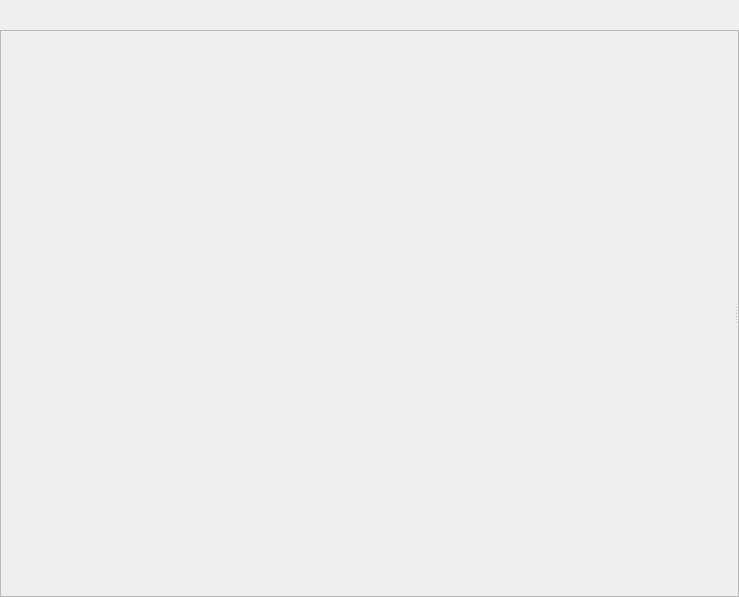
<?xml version="1.0" encoding="UTF-8"?>
<ui version="4.0">
 <class>C_NagMainWindow</class>
 <widget class="QMainWindow" name="C_NagMainWindow">
  <property name="geometry">
   <rect>
    <x>0</x>
    <y>0</y>
    <width>739</width>
    <height>597</height>
   </rect>
  </property>
  <property name="minimumSize">
   <size>
    <width>0</width>
    <height>0</height>
   </size>
  </property>
  <property name="windowTitle">
   <string>C_NagMainWindow</string>
  </property>
  <property name="windowIcon">
   <iconset resource="../application.qrc">
    <normaloff>:/images/openSYDE_logo.ico</normaloff>:/images/openSYDE_logo.ico</iconset>
  </property>
  <widget class="QWidget" name="pc_CentralWidget">
   <layout class="QVBoxLayout" name="verticalLayout">
    <property name="spacing">
     <number>0</number>
    </property>
    <property name="leftMargin">
     <number>0</number>
    </property>
    <property name="topMargin">
     <number>0</number>
    </property>
    <property name="rightMargin">
     <number>0</number>
    </property>
    <property name="bottomMargin">
     <number>0</number>
    </property>
    <item>
     <widget class="stw_opensyde_gui::C_NagServiceModeInfo" name="pc_WidgetServiceModeInfo" native="true">
      <property name="minimumSize">
       <size>
        <width>0</width>
        <height>30</height>
       </size>
      </property>
      <property name="maximumSize">
       <size>
        <width>16777215</width>
        <height>30</height>
       </size>
      </property>
     </widget>
    </item>
    <item>
     <widget class="stw_opensyde_gui_elements::C_OgeSaMain" name="scrollArea">
      <property name="widgetResizable">
       <bool>true</bool>
      </property>
      <widget class="QWidget" name="scrollAreaWidgetContents">
       <property name="geometry">
        <rect>
         <x>0</x>
         <y>0</y>
         <width>737</width>
         <height>565</height>
        </rect>
       </property>
       <layout class="QHBoxLayout" name="horizontalLayout">
        <property name="leftMargin">
         <number>0</number>
        </property>
        <property name="topMargin">
         <number>0</number>
        </property>
        <property name="rightMargin">
         <number>0</number>
        </property>
        <property name="bottomMargin">
         <number>0</number>
        </property>
        <item>
         <widget class="stw_opensyde_gui_elements::C_OgeSpiVerticalNavi" name="pc_Splitter">
          <property name="orientation">
           <enum>Qt::Horizontal</enum>
          </property>
          <widget class="stw_opensyde_gui::C_NagNaviBarWidget" name="pc_NaviBar" native="true"/>
          <widget class="QWidget" name="layoutWidget">
           <layout class="QVBoxLayout" name="pc_VerticalLayout">
            <property name="spacing">
             <number>0</number>
            </property>
            <property name="leftMargin">
             <number>0</number>
            </property>
            <property name="topMargin">
             <number>0</number>
            </property>
            <property name="rightMargin">
             <number>0</number>
            </property>
            <property name="bottomMargin">
             <number>0</number>
            </property>
            <item>
             <widget class="stw_opensyde_gui::C_NagToolBarWidget" name="pc_TopToolBar" native="true"/>
            </item>
            <item>
             <widget class="QWidget" name="pc_workAreaWidget" native="true">
              <property name="enabled">
               <bool>true</bool>
              </property>
              <property name="sizePolicy">
               <sizepolicy hsizetype="Preferred" vsizetype="Preferred">
                <horstretch>0</horstretch>
                <verstretch>0</verstretch>
               </sizepolicy>
              </property>
              <property name="minimumSize">
               <size>
                <width>0</width>
                <height>0</height>
               </size>
              </property>
              <property name="autoFillBackground">
               <bool>true</bool>
              </property>
              <layout class="QGridLayout" name="gridLayout_3">
               <property name="leftMargin">
                <number>0</number>
               </property>
               <property name="topMargin">
                <number>0</number>
               </property>
               <property name="rightMargin">
                <number>0</number>
               </property>
               <property name="bottomMargin">
                <number>0</number>
               </property>
               <property name="spacing">
                <number>0</number>
               </property>
               <item row="0" column="0">
                <layout class="QGridLayout" name="pc_gridLayoutWorkAre">
                 <property name="leftMargin">
                  <number>0</number>
                 </property>
                 <property name="spacing">
                  <number>0</number>
                 </property>
                </layout>
               </item>
              </layout>
             </widget>
            </item>
           </layout>
          </widget>
         </widget>
        </item>
       </layout>
      </widget>
     </widget>
    </item>
   </layout>
  </widget>
 </widget>
 <layoutdefault spacing="6" margin="11"/>
 <customwidgets>
  <customwidget>
   <class>stw_opensyde_gui::C_NagToolBarWidget</class>
   <extends>QWidget</extends>
   <header>C_NagToolBarWidget.h</header>
   <container>1</container>
  </customwidget>
  <customwidget>
   <class>stw_opensyde_gui::C_NagNaviBarWidget</class>
   <extends>QWidget</extends>
   <header>C_NagNaviBarWidget.h</header>
   <container>1</container>
  </customwidget>
  <customwidget>
   <class>stw_opensyde_gui_elements::C_OgeSaMain</class>
   <extends>QScrollArea</extends>
   <header>C_OgeSaMain.h</header>
   <container>1</container>
  </customwidget>
  <customwidget>
   <class>stw_opensyde_gui_elements::C_OgeSpiVerticalNavi</class>
   <extends>QSplitter</extends>
   <header>C_OgeSpiVerticalNavi.h</header>
   <container>1</container>
  </customwidget>
  <customwidget>
   <class>stw_opensyde_gui::C_NagServiceModeInfo</class>
   <extends>QWidget</extends>
   <header>C_NagServiceModeInfo.h</header>
   <container>1</container>
  </customwidget>
 </customwidgets>
 <resources>
  <include location="../application.qrc"/>
 </resources>
 <connections/>
</ui>
